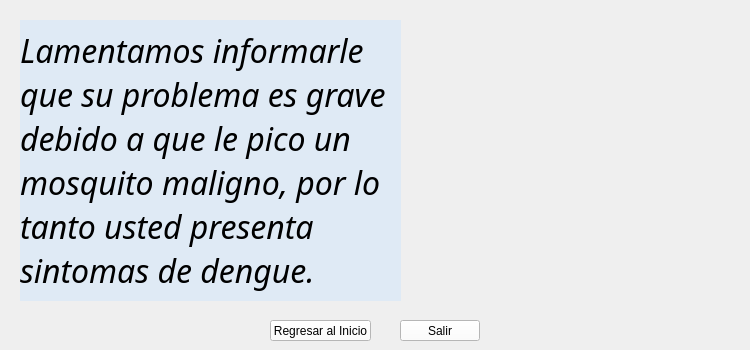
        <widget class="QWidget" name="q19">
         <widget class="QPushButton" name="salirQ19">
          <property name="geometry">
           <rect>
            <x>400</x>
            <y>320</y>
            <width>80</width>
            <height>21</height>
           </rect>
          </property>
          <property name="styleSheet">
           <string notr="true">color: rgb(0, 0, 0);
background-color: rgb(255, 255, 255);</string>
          </property>
          <property name="text">
           <string>Salir</string>
          </property>
         </widget>
         <widget class="QLabel" name="pregunta_20">
          <property name="geometry">
           <rect>
            <x>20</x>
            <y>20</y>
            <width>381</width>
            <height>281</height>
           </rect>
          </property>
          <property name="font">
           <font>
            <family>Corbel</family>
            <pointsize>24</pointsize>
            <weight>9</weight>
            <italic>true</italic>
            <bold>false</bold>
           </font>
          </property>
          <property name="styleSheet">
           <string notr="true">color: rgb(0, 0, 0);
font: 75 italic 24pt &quot;Corbel&quot;;
background-color: rgba(199, 227, 255, 100);</string>
          </property>
          <property name="text">
           <string>Lamentamos informarle que su problema es grave debido a que le pico un mosquito maligno, por lo tanto usted presenta sintomas de dengue.</string>
          </property>
          <property name="wordWrap">
           <bool>true</bool>
          </property>
         </widget>
         <widget class="QPushButton" name="regresarQ19">
          <property name="geometry">
           <rect>
            <x>270</x>
            <y>320</y>
            <width>101</width>
            <height>21</height>
           </rect>
          </property>
          <property name="styleSheet">
           <string notr="true">color: rgb(0, 0, 0);
background-color: rgb(255, 255, 255);</string>
          </property>
          <property name="text">
           <string>Regresar al Inicio</string>
          </property>
         </widget>
         <widget class="QLabel" name="imagen_20">
          <property name="geometry">
           <rect>
            <x>430</x>
            <y>20</y>
            <width>311</width>
            <height>281</height>
           </rect>
          </property>
          <property name="text">
           <string/>
          </property>
          <property name="pixmap">
           <pixmap resource="Imagenes.qrc">:/imgs/dengue.png</pixmap>
          </property>
          <property name="scaledContents">
           <bool>true</bool>
          </property>
         </widget>
        </widget>
